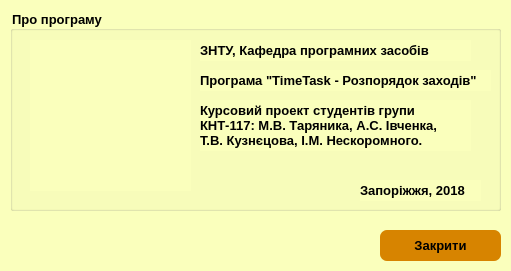
<?xml version="1.0" encoding="UTF-8"?>
<ui version="4.0">
 <class>AboutWindow</class>
 <widget class="QDialog" name="AboutWindow">
  <property name="geometry">
   <rect>
    <x>0</x>
    <y>0</y>
    <width>511</width>
    <height>271</height>
   </rect>
  </property>
  <property name="minimumSize">
   <size>
    <width>511</width>
    <height>271</height>
   </size>
  </property>
  <property name="maximumSize">
   <size>
    <width>511</width>
    <height>271</height>
   </size>
  </property>
  <property name="windowTitle">
   <string>TimeTask - Про програму</string>
  </property>
  <property name="windowIcon">
   <iconset resource="logo.qrc">
    <normaloff>:/images/timetask-ico.ico</normaloff>:/images/timetask-ico.ico</iconset>
  </property>
  <property name="styleSheet">
   <string notr="true">background-color: rgb(250, 255, 188);</string>
  </property>
  <widget class="QPushButton" name="pushButton">
   <property name="geometry">
    <rect>
     <x>380</x>
     <y>230</y>
     <width>121</width>
     <height>31</height>
    </rect>
   </property>
   <property name="font">
    <font>
     <pointsize>10</pointsize>
     <weight>75</weight>
     <bold>true</bold>
    </font>
   </property>
   <property name="cursor">
    <cursorShape>PointingHandCursor</cursorShape>
   </property>
   <property name="styleSheet">
    <string notr="true">QPushButton {
background-color: rgb(215, 132, 0);
border-style: solid;
border-radius: 7px;
}
QPushButton:hover {
background-color: black;
color: rgb(215, 132, 0);
}
</string>
   </property>
   <property name="text">
    <string>Закрити</string>
   </property>
  </widget>
  <widget class="QGroupBox" name="groupBox">
   <property name="geometry">
    <rect>
     <x>10</x>
     <y>10</y>
     <width>491</width>
     <height>201</height>
    </rect>
   </property>
   <property name="font">
    <font>
     <pointsize>10</pointsize>
     <weight>75</weight>
     <bold>true</bold>
    </font>
   </property>
   <property name="styleSheet">
    <string notr="true"/>
   </property>
   <property name="title">
    <string>Про програму</string>
   </property>
   <widget class="QLabel" name="label">
    <property name="geometry">
     <rect>
      <x>190</x>
      <y>30</y>
      <width>271</width>
      <height>21</height>
     </rect>
    </property>
    <property name="font">
     <font>
      <pointsize>10</pointsize>
      <weight>75</weight>
      <bold>true</bold>
     </font>
    </property>
    <property name="text">
     <string>ЗНТУ, Кафедра програмних засобів</string>
    </property>
   </widget>
   <widget class="QLabel" name="label_2">
    <property name="geometry">
     <rect>
      <x>190</x>
      <y>90</y>
      <width>271</width>
      <height>51</height>
     </rect>
    </property>
    <property name="font">
     <font>
      <pointsize>10</pointsize>
      <weight>75</weight>
      <bold>true</bold>
     </font>
    </property>
    <property name="text">
     <string>Курсовий проект студентів групи 
КНТ-117: М.В. Таряника, А.С. Івченка,
Т.В. Кузнєцова, І.М. Нескоромного.</string>
    </property>
   </widget>
   <widget class="QLabel" name="label_3">
    <property name="geometry">
     <rect>
      <x>350</x>
      <y>170</y>
      <width>121</width>
      <height>21</height>
     </rect>
    </property>
    <property name="font">
     <font>
      <pointsize>10</pointsize>
      <weight>75</weight>
      <bold>true</bold>
     </font>
    </property>
    <property name="styleSheet">
     <string notr="true"/>
    </property>
    <property name="text">
     <string>Запоріжжя, 2018</string>
    </property>
   </widget>
   <widget class="QLabel" name="label_4">
    <property name="geometry">
     <rect>
      <x>20</x>
      <y>30</y>
      <width>161</width>
      <height>151</height>
     </rect>
    </property>
    <property name="text">
     <string/>
    </property>
    <property name="pixmap">
     <pixmap resource="logo.qrc">:/images/timetask-ico.png</pixmap>
    </property>
   </widget>
   <widget class="QLabel" name="label_5">
    <property name="geometry">
     <rect>
      <x>190</x>
      <y>60</y>
      <width>291</width>
      <height>21</height>
     </rect>
    </property>
    <property name="font">
     <font>
      <pointsize>10</pointsize>
      <weight>75</weight>
      <bold>true</bold>
     </font>
    </property>
    <property name="text">
     <string>Програма &quot;TimeTask - Розпорядок заходів&quot;</string>
    </property>
   </widget>
  </widget>
 </widget>
 <resources>
  <include location="logo.qrc"/>
 </resources>
 <connections/>
</ui>
